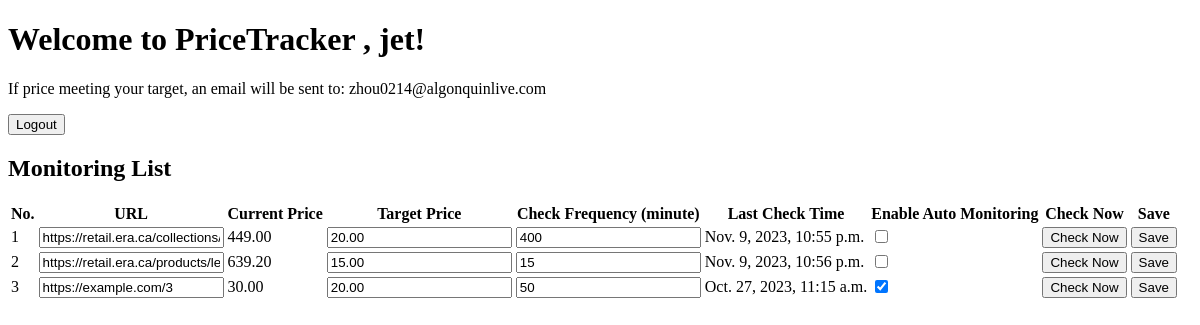
Before: / (signed in) with the older database file.
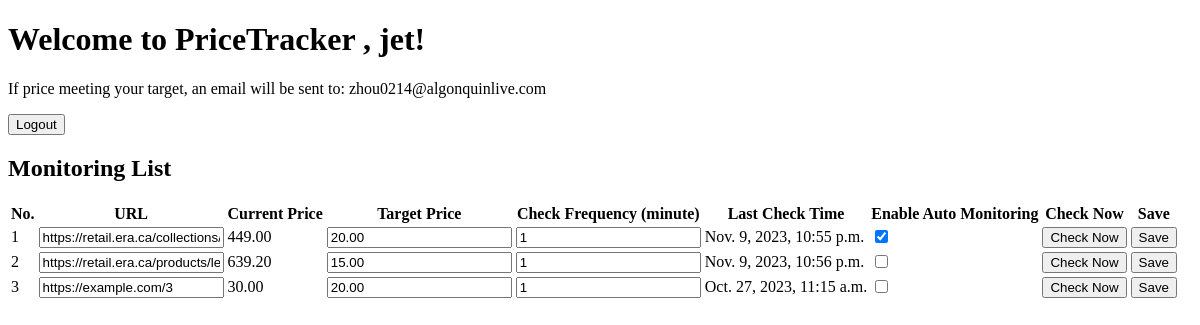
After: the same page with the newer database file.
### userauth/models.py (models this page shows, shortened)
class TrackList(models.Model):
    user = models.ForeignKey(User, default=1,  on_delete=models.CASCADE)  # 添加用户外键
    number = models.IntegerField()
    url = models.URLField()
    current_price = models.DecimalField(max_digits=10, decimal_places=2, default=0)
    target_price = models.DecimalField(max_digits=10, decimal_places=2, default=0)
    check_frequency = models.IntegerField(default=10)
    last_check_time = models.DateTimeField(auto_now_add=True)
    enable_auto_monitoring = models.BooleanField(default=False)
    timer_id = models.CharField(max_length=255, blank=True, null=True)

### userauth/views.py (the view)
# urls.py: 2. Add a URL to urlpatterns:  path('', views.home, name='home')
def home(request):
    if request.user.is_authenticated:
        username = request.user.username
        email = request.user.email
        user = request.user
        tracklist = TrackList.objects.filter(user=user)  # 获取当前用户的 tracklist 数据
        def callback(url, frequency, stop_flag):
            print(f"Checking price for {url}", stop_flag)
            if not stop_flag:
                create_timer(url, frequency, stop_flag)
        def create_timer(url, frequency, stop_flag):
            timer = Timer(frequency * 10, callback, args=[url, frequency, stop_flag])
            timer.start()
            return timer
        stop_flag = False
        for item in tracklist:
            url = item.url
            frequency = item.check_frequency
            if item.enable_auto_monitoring:
                if item.id not in timers:
                    timers[item.id] = create_timer(url, frequency, stop_flag)
                    print(f"Starting timer for {url}", timers[item.id])
            else:
                if item.id in timers:
                    print(f"Stopping timer for {url}", timers[item.id])
                    stop_flag = True
                    timers[item.id].cancel()
                    del timers[item.id]
        return render(request, 'home.html', {'username': username,  'email': email,  'tracklist': tracklist})
    else:
        return render(request, 'home.html')

### userauth/templates/home.html (shortened to what this page needs)
<!DOCTYPE html>
<html>
<head>
</head>
<body>
    <h1>Welcome to PriceTracker  {% if user.is_authenticated %} , {{ username }}!    {% endif %} </h1>
    {% if user.is_authenticated %}
        <p>If price meeting your target, an email will be sent to: {{ email }}</p>
        <form method="post" action="{% url 'logout' %}">
            <input type="submit" value="Logout">
        </form>
    {% else %}
        <p>You are not logged in.</p>
        <a href="{% url 'login' %}">Login</a>
    {% endif %}
    {% if user.is_authenticated %}
    <h2>Monitoring List</h2>
    <form method="post" id="tracklistForm">
        <table>
            <thead>
                <tr>
                    <th>No.</th>
                    <th>URL</th>
                    <th>Current Price</th>
                    <th>Target Price</th>
                    <th>Check Frequency (minute)</th>
                    <th>Last Check Time</th>
                    <th>Enable Auto Monitoring</th>
                    <th>Check Now</th>
                    <th>Save</th>
                </tr>
            </thead>
            <tbody>
                {% for item in tracklist %}
                    <tr>
                        <td>{{ forloop.counter }}</td>
                        <td><input type="text" name="url_{{ forloop.counter }}" value="{{ item.url }}"></td>
                        <td>{{ item.current_price }}</td>
                        <td><input type="text" name="target_price_{{ forloop.counter }}" value="{{ item.target_price }}"></td>
                        <td><input type="text" name="check_frequency_{{ forloop.counter }}" value="{{ item.check_frequency }}"></td>
                        <td>{{ item.last_check_time }}</td>
                        <td><input type="checkbox" name="enable_auto_{{ forloop.counter }}" {% if item.enable_auto_monitoring %}checked{% endif %}></td>
                        <td><button type="button" class="checkNowBtn" data-url="{{ item.url }}">Check Now</button></td>
                        <td><button type="submit" class="saveBtn">Save</button></td>
                    </tr>
                {% endfor %}
            </tbody>
        </table>
    </form>
    {% endif %}
</body>
</html>

Changed rows visible on the page:
changed TrackList "Nov. 9, 2023, 10:55 p.m.": check_frequency "400" → "1"; enable_auto_monitoring "☐" → "☑"
changed TrackList "Nov. 9, 2023, 10:56 p.m.": check_frequency "15" → "1"
changed TrackList "Oct. 27, 2023, 11:15 a.m.": check_frequency "50" → "1"; enable_auto_monitoring "☑" → "☐"
